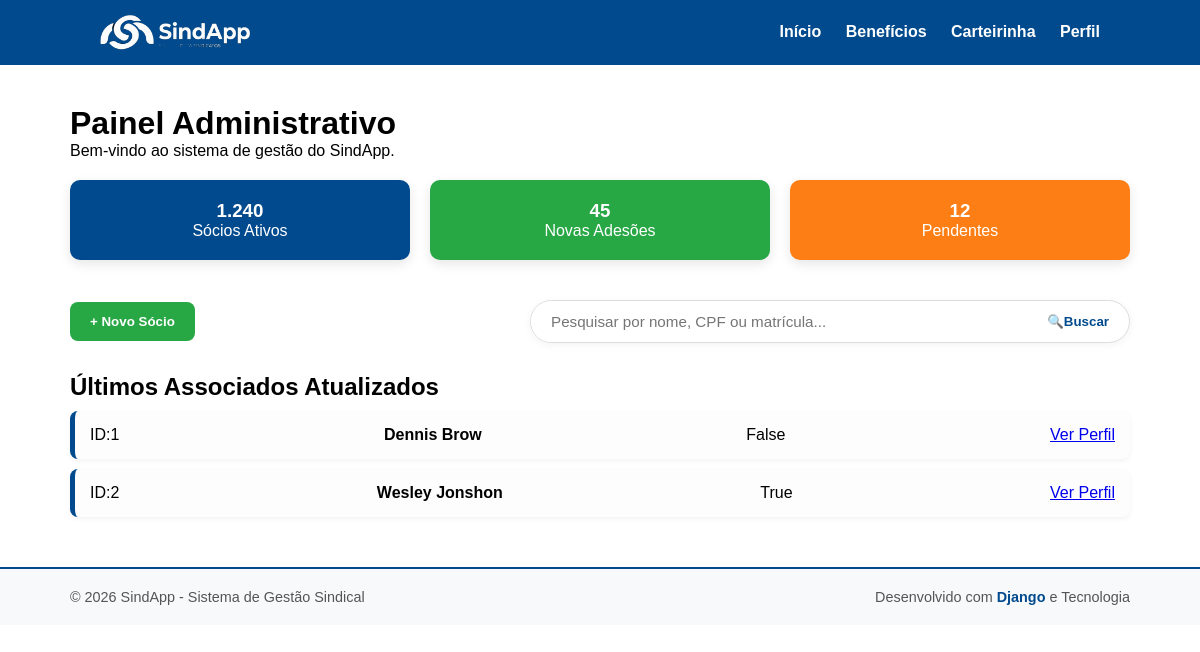
The app's page /, older data.
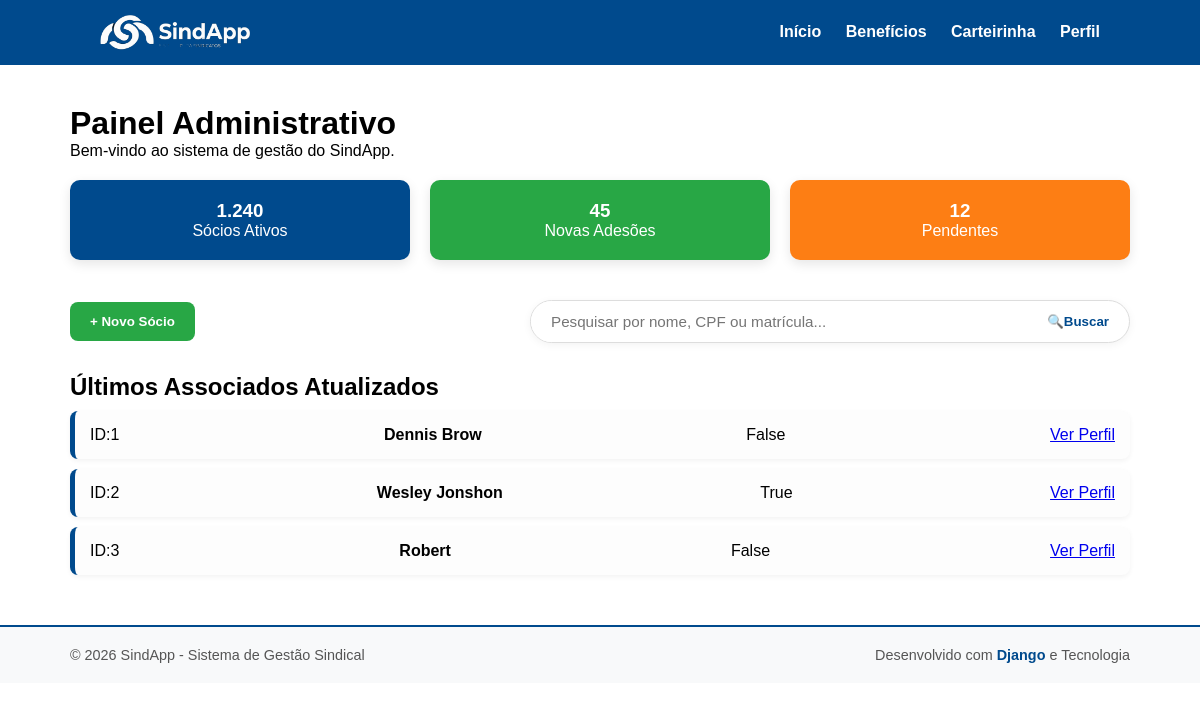
The same page, newer data.
### associado/models.py (models this page shows, shortened)
class Associado(models.Model):
    nome = models.CharField(max_length=100, null=False, blank=False)
    ativo = models.BooleanField(default=True, null=False, blank=False)

### associado/views.py (the view)
# urls.py: path('',index,name='index'),
def index(request):
    associados = Associado.objects.all()
    return render(request, 'associado/index.html', {'lista_associados': associados})

### templates/associado/index.html
{% extends 'associado/base.html' %}
{% block content %}
   <main class="container-dashboard">
     <header class="header-interna">
        <h1>Painel Administrativo</h1>
        <p>Bem-vindo ao sistema de gestão do SindApp.</p>
     </header>
     <div class="cards-grid">
        <div class="card-status azul">
            <h3>1.240</h3>
            <p>Sócios Ativos</p>
        </div>
        <div class="card-status verde">
            <h3>45</h3>
            <p>Novas Adesões</p>
        </div>
        <div class="card-status laranja">
            <h3>12</h3>
            <p>Pendentes</p>
        </div>
     </div>
     <div class="acoes-dashboard">
        <button class="btn-novo">+ Novo Sócio</button>
        <div class="busca-container-direita">
           {% include 'associado/partials/_busca.html' %}
        </div>
     </div>
     <section class="tabela-socios">
        <h2>Últimos Associados Atualizados</h2>
        {% for associado in lista_associados %}
            <div class="linha-socio">
                  <span>ID:{{associado.id}}</span>
                  <strong>{{associado.nome}}</strong>
                  <span class="badge ativo">{{associado.ativo}}</span>
                  <a href="{% url 'perfil' %}" class="btn-link">Ver Perfil</a>
            </div>
        {% endfor %}
     </section>
   </main>
{% endblock %}

Row changes from the older to the newer data that the page shows:
added Associado: id "3", nome "Robert", ativo "False"
